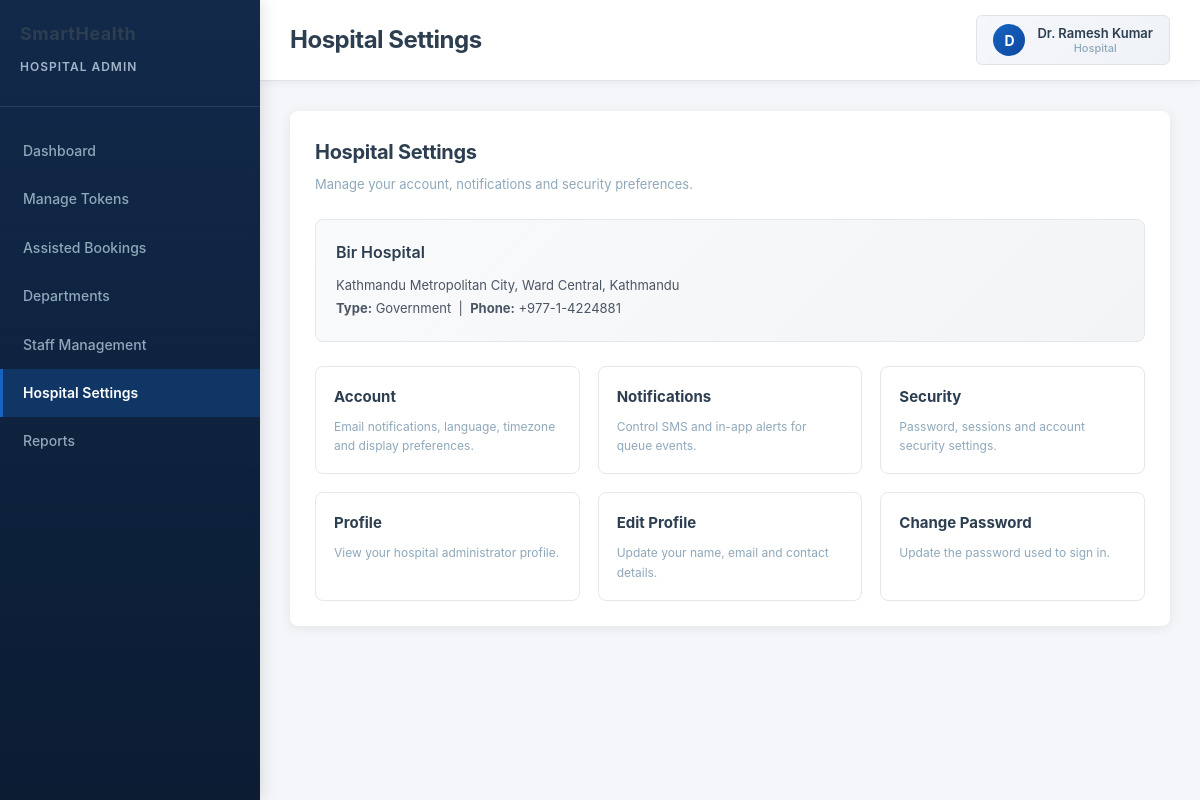
/admin/hospital/settings/index.php (signed in), run on the app's committed database.
### tables this page shows
CREATE TABLE `hospital_locations` (
  `id` int(11) NOT NULL AUTO_INCREMENT,
  PRIMARY KEY (`id`),
  `hospital_name` varchar(150) NOT NULL,
  `district` varchar(100) NOT NULL,
  `municipality` varchar(100) NOT NULL,
  `ward` varchar(50) DEFAULT NULL,
  `latitude` decimal(10,8) NOT NULL DEFAULT 0,
  `longitude` decimal(11,8) NOT NULL DEFAULT 0,
  `address` text DEFAULT NULL,
  `specialities` longtext DEFAULT NULL,
  `phone` varchar(20) DEFAULT NULL,
  `type` enum('Government','Private','Specialized','Non-Profit') DEFAULT 'Private',
  `description` text DEFAULT NULL,
  `emergency_24_7` tinyint(1) DEFAULT 0,
  `contact_email` varchar(100) DEFAULT NULL,
  `is_active` tinyint(1) DEFAULT 1,
  `created_at` timestamp NOT NULL DEFAULT current_timestamp(),
  `updated_at` timestamp NOT NULL DEFAULT current_timestamp() ON UPDATE current_timestamp()
);

### admin/hospital/includes/context.php (called while the page is built, shortened)
<?php
require_once __DIR__ . '/../../../backend/config/database.php';
if (!function_exists('smarthealth_resolve_hospital_context')) {
    function smarthealth_resolve_hospital_context($db)
    {
        $adminId = (int) $_SESSION['admin_id'];
        $stmt = $db->prepare(
            "SELECT id, username, full_name, email, role, hospital_id, is_active
               FROM admins WHERE id = ? LIMIT 1"
        );
        $stmt->bind_param('i', $adminId);
        $stmt->execute();
        $admin = $stmt->get_result()->fetch_assoc();
        $accessType = strtolower($admin['role'] ?? '') === 'superadmin' ? 'super' : 'hospital';
        $hospitalId = (int) ($admin['hospital_id'] ?? 0);
        if ($hospitalId > 0) {
            $chk = $db->prepare("SELECT id FROM hospital_locations WHERE id = ? AND is_active = 1 LIMIT 1");
            $chk->bind_param('i', $hospitalId);
            $chk->execute();
            $valid = $chk->get_result()->fetch_assoc();
            if ($valid) {
                return ['ok' => true, 'access_type' => 'hospital', 'hospital_id' => $hospitalId, 'admin' => $admin];
            }
            return ['ok' => false, 'reason' => 'hospital_inactive'];
        }
        return ['ok' => false, 'reason' => 'no_hospital'];
    }
}
$hospital_context = smarthealth_resolve_hospital_context($db);
$hospital_id = $hospital_context['hospital_id'];

### admin/hospital/settings/index.php (the view, shortened to what this page needs)
<?php
require_once __DIR__ . '/../includes/context.php';
$hospital = null;
if (isset($db) && !$db->connect_error && $hospital_id) {
    $stmt = $db->prepare("SELECT hospital_name, district, municipality, ward, phone, type, emergency_24_7
                          FROM hospital_locations WHERE id = ? LIMIT 1");
    $stmt->bind_param('i', $hospital_id);
    $stmt->execute();
    $hospital = $stmt->get_result()->fetch_assoc();
}
require_once __DIR__ . '/../layouts/header.php';
?>
<div class="section">
    <div style="margin-bottom: 24px;">
        <h2 style="margin-bottom: 6px;">Hospital Settings</h2>
        <p style="color: #8fa8ba; font-size: 13px;">
            Manage your account, notifications and security preferences.
        </p>
    </div>
    <?php if ($hospital): ?>
        <div style="background: linear-gradient(135deg, #f9fafb 0%, #f3f4f6 100%); border: 1px solid #e5e7eb; border-radius: 8px; padding: 20px; margin-bottom: 24px;">
            <h3 style="margin-bottom: 10px;"><?php echo htmlspecialchars($hospital['hospital_name']); ?></h3>
            <p style="color: #4b5563; font-size: 13px; margin: 2px 0;">
                <?php echo htmlspecialchars(trim(($hospital['municipality'] ?? '') . (!empty($hospital['ward']) ? ', Ward ' . $hospital['ward'] : '') . ', ' . ($hospital['district'] ?? ''), ', ')); ?>
            </p>
            <p style="color: #4b5563; font-size: 13px; margin: 2px 0;">
                <strong>Type:</strong> <?php echo htmlspecialchars($hospital['type'] ?? '-'); ?>
                &nbsp;|&nbsp;
                <strong>Phone:</strong> <?php echo htmlspecialchars($hospital['phone'] ?? '-'); ?>
            </p>
        </div>
    <?php endif; ?>
    <div class="departments-grid" style="display:grid; grid-template-columns: repeat(auto-fill, minmax(240px, 1fr)); gap: 18px;">
        <?php
        $cards = [
            ['account.php', 'Account', 'Email notifications, language, timezone and display preferences.'],
            ['notifications.php', 'Notifications', 'Control SMS and in-app alerts for queue events.'],
            ['security.php', 'Security', 'Password, sessions and account security settings.'],
            ['../profile/view.php', 'Profile', 'View your hospital administrator profile.'],
            ['../profile/edit.php', 'Edit Profile', 'Update your name, email and contact details.'],
            ['../profile/change-password.php', 'Change Password', 'Update the password used to sign in.'],
        ];
        foreach ($cards as [$href, $title, $desc]): ?>
            <a href="<?php echo htmlspecialchars($href); ?>"
               style="display:block; background:#fff; border:1px solid #e5e7eb; border-radius:8px; padding:18px; text-decoration:none; transition: box-shadow .2s ease;">
                <h4 style="color:#2c3e50; font-size:15px; margin-bottom:8px;"><?php echo htmlspecialchars($title); ?></h4>
                <p style="color:#8fa8ba; font-size:12px; margin:0;"><?php echo htmlspecialchars($desc); ?></p>
            </a>
        <?php endforeach; ?>
    </div>
</div>
<?php require_once __DIR__ . '/../layouts/footer.php'; ?>

### admin/frontend/css/admin.css (style rules this page uses)
:root { --primary-color: #0056b3; --success-color: #28a745; --danger-color: #dc3545; --warning-color: #ffc107; --info-color: #17a2b8; --dark-color: #2c3e50; --light-color: #f8f9fa; }
* { margin: 0; padding: 0; box-sizing: border-box; }
body { background-color: var(--light-color); color: #333; font-family: 'Segoe UI', Tahoma, Geneva, Verdana, sans-serif; }

### admin/hospital/layouts/header.php (style rules this page uses)
* { margin: 0; padding: 0; box-sizing: border-box; }
html, body { height: 100%; width: 100%; }
body { font-family: -apple-system, BlinkMacSystemFont, 'Segoe UI', Roboto, 'Helvetica Neue', Arial, sans-serif; background: #f4f6fa; color: #333; line-height: 1.6; font-size: 14px; }
.section { background: white; padding: 25px; border-radius: 8px; box-shadow: 0 2px 12px rgba(0, 0, 0, 0.08); margin-bottom: 25px; }
.departments-grid { display: grid; grid-template-columns: repeat(auto-fill, minmax(200px, 1fr)); gap: 15px; }
h2 { color: #2c3e50; margin-bottom: 15px; font-size: 20px; font-weight: 700; letter-spacing: -0.3px; }
h3 { color: #2c3e50; font-size: 16px; font-weight: 600; }
a { color: #1565c0; text-decoration: none; transition: all 0.3s ease; }

### data on the page
hospital_locations: hospital_name "Bir Hospital", municipality+ward+district "Kathmandu Metropolitan City, Ward Central, Kathmandu", type "Government", phone "+977-1-4224881"

### other printed values
$pageTitle "Hospital Settings"
substr($_SESSION['admin_name'] ?? 'A', 0, 1) "D"
$_SESSION['admin_name'] "Dr. Ramesh Kumar"
$_SESSION['access_type'] "Hospital"
$title "Account"
$desc "Email notifications, language, timezone and display preferences."
$title "Notifications"
$desc "Control SMS and in-app alerts for queue events."
$title "Security"
$desc "Password, sessions and account security settings."
$title "Profile"
$desc "View your hospital administrator profile."
$title "Edit Profile"
$desc "Update your name, email and contact details."
$title "Change Password"
